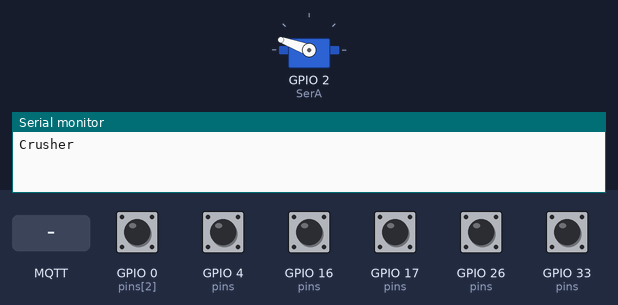
A sketch run on a simulated ESP32. On the bench: servo, the last lines printed to the serial monitor. The test bench sets the inputs (shaded band); at power-on: GPIO 0 (pins[2]), GPIO 4 (pins), GPIO 16 (pins), GPIO 17 (pins), GPIO 26 (pins), GPIO 33 (pins) HIGH. WiFi joins after 1.5 s; servers stay silent unless stated; no MQTT or app messages arrive unless stated.

Above: at 0.1 s.
At 2.7 s:
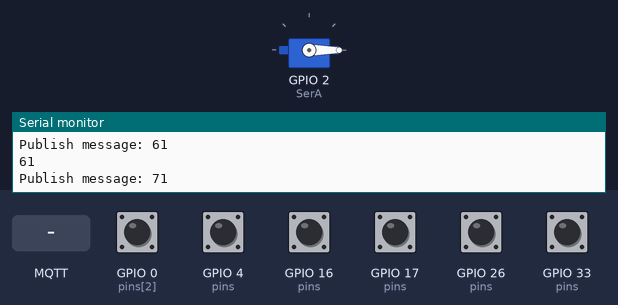
2.8 s: MQTT message "SIGN" arrives on the first subscribed topic
4.3 s: MQTT message "1" arrives on the first subscribed topic
5.8 s: MQTT message "on" arrives on the first subscribed topic
Timing chart, 0 to 8.8 s (numbered marks = the images above; inputs shaded):
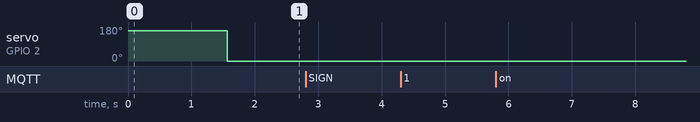

The sketch:

Crusher.ino
```cpp
#include <FastLED.h>
#include <ESP32Servo.h>

#define F1 A4
#define F2 A5
#define SerA 2
#define T1 0
#define T2 4
#define B1 33
#define B2 32
#define Rotary1 35
#define Rotary2 25
#define RotarySw 26
#define KR 16
#define KL 17

int pins[] = {
  B1,B2, T1, T2, RotarySw, KL, KR
};

int len = 7;

int high[] = {
  LOW, LOW, LOW, LOW, LOW, LOW, LOW
};

#define NUM_LEDS 16
#define DATA_PIN 32

const char *NAME = "Crusher";
const char *TOPIC = "CRUSH"; //HB

CRGB leds[NUM_LEDS];

Servo servoA;

void setupESP() {

  servoA.attach(SerA);
  servoA.write(160);

  for (int i = 0; i < len; i++) {
    pinMode(pins[i], INPUT_PULLUP);
  }

  FastLED.addLeds<WS2812, DATA_PIN, GRB>(leds, NUM_LEDS);
  for (int i = 0; i < NUM_LEDS; i++) {
    leds[i] = CRGB::Green;
  }
}

void loopESP() {
  if (high[0] == HIGH){
    servoA.write(0);
  } else{
    servoA.write(160);
  }
  for (int i = 0; i < len; i++) {
    if (digitalRead(pins[i]) != high[i]) {
      high[i] = digitalRead(pins[i]);
      Serial.println(String(i) + String(high[i]).toInt());
      sendMsg((String(i+1) + String(high[i])).toInt());

    }
  }
}

void callbackESP(char* topic, byte * payload) {

}

int DecodeR(byte* rgb) {
  String newR;
  for (int i = 0; i < 3; i++) {
    newR += (char)rgb[i];
  }
  return newR.toInt();
}

int DecodeG(byte* rgb) {
  String newG;
  for (int i = 0; i < 3; i++) {
    newG += (char)rgb[i];
  }
  return newG.toInt();
}

int DecodeB(byte* rgb) {
  String newB;
  for (int i = 0; i < 3; i++) {
    newB += (char)rgb[i];
  }
  return newB.toInt();
}
```

VrijstaatBasis.ino
```cpp
#include <WiFi.h>
#include <PubSubClient.h>
#include <ArduinoOTA.h>
const char *ssid =  "Vrijstaat";     // change according to your Network - cannot be longer than 32 characters!
const char *pass =  "vrijstaat"; // change according to your Network
const char *mqtt_server = "192.168.178.40";

const int SIGNNUM = 0;
const char *SIGNTOPIC = "SIGN";

long lastMsg = 0;


WiFiClient espClient;
PubSubClient client(espClient);

void setup() {
  setupESP();

  Serial.begin(115200);    // Initialize serial communications
  Serial.println(NAME);

  WiFi.begin(ssid, pass);
  ArduinoOTA.setHostname(NAME);
  client.setServer(mqtt_server, 1883);
  client.setCallback(callback);

  while ((WiFi.status() != WL_CONNECTED)) {
    delay(500);
    Serial.print(".");
  }
  Serial.println(F("WiFi connected"));
  ArduinoOTA.onStart([]() {
    String type;
    if (ArduinoOTA.getCommand() == U_FLASH) {
      type = "sketch";
    } else { // U_SPIFFS
      type = "filesystem";
    }

    // NOTE: if updating SPIFFS this would be the place to unmount SPIFFS using SPIFFS.end()
    Serial.println("Start updating " + type);
  });
  ArduinoOTA.onEnd([]() {
    Serial.println("\nEnd");
  });
  ArduinoOTA.onProgress([](unsigned int progress, unsigned int total) {
    Serial.printf("Progress: %u%%\r", (progress / (total / 100)));
  });
  ArduinoOTA.onError([](ota_error_t error) {
    Serial.printf("Error[%u]: ", error);
    if (error == OTA_AUTH_ERROR) {
      Serial.println("Auth Failed");
    } else if (error == OTA_BEGIN_ERROR) {
      Serial.println("Begin Failed");
    } else if (error == OTA_CONNECT_ERROR) {
      Serial.println("Connect Failed");
    } else if (error == OTA_RECEIVE_ERROR) {
      Serial.println("Receive Failed");
    } else if (error == OTA_END_ERROR) {
      Serial.println("End Failed");
    }
  });
  ArduinoOTA.begin();
  Serial.print("IP address: ");
  Serial.println(WiFi.localIP());
}

void loop() {
  ArduinoOTA.handle();
  if (!client.connected()) {
    reconnect();
  }
  client.loop();
  loopESP();
}

void sendMsg(int ms) {
  char msg[50];
  snprintf (msg, 75, "%ld", ms);
  Serial.print("Publish message: ");
  Serial.println(msg);
  client.publish(TOPIC, msg);
}

void Sign(int ms) {
  char msg[50];
  snprintf (msg, 75, "#%ld", ms);
  Serial.print("Publish message: ");
  Serial.println(msg);
  client.publish(SIGNTOPIC, msg);
}


void sendInput(const char *t, int ms) {
  char msg[50];
  snprintf (msg, 75, "%ld", ms);
  Serial.print("Publish message: ");
  Serial.println(msg);
  client.publish(t, msg);
}

void reconnect() {
  // Loop until we're reconnected
  while (!client.connected()) {
    Serial.print("Attempting MQTT connection...");
    // Attempt to connect
    if (client.connect(NAME)) {
      Serial.println("connected");
      // Once connected, publish an announcement...
      client.publish(SIGNTOPIC, NAME);
      // ... and resubscribe
      client.subscribe(TOPIC);
      client.subscribe("SIGN");
    } else {
      Serial.print("failed, rc=");
      Serial.print(client.state());
      Serial.println(" try again in 5 seconds");
      // Wait 5 seconds before retrying
      delay(5000);
    }
  }
}

void callback(char* topic, byte * payload, unsigned int length) {
  Serial.print("Message arrived [");
  Serial.print(topic);
  Serial.print("] ");
  Serial.println((char*)payload);
  if (strcmp(topic, "SIGN") == 0) {
    if ((char)payload[1] == '1') {
      ESP.restart();
    }
    if ((char)payload[1] == '0') {
      client.publish(SIGNTOPIC, NAME);
    }
  }
  else
  {
    callbackESP(topic, payload);
  }
}
```
